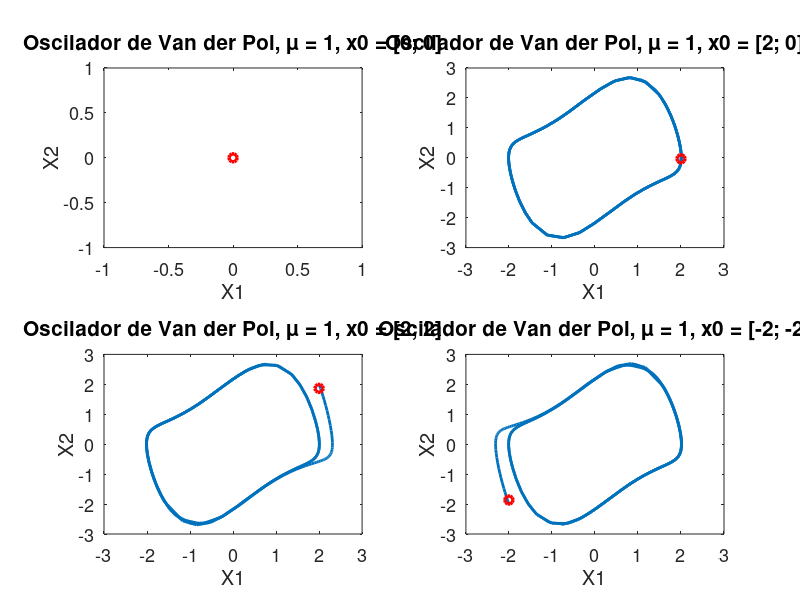

The MATLAB script that drew this image:

close all
clc
clear all

fs = 15;
fs1 = 13;
lw = 2.5;

tspan = [0, 20];
mu = 1;
ode = @(t,x) [x(2); mu*(1-x(1)^2)*x(2)-x(1)];
% suma = @(x1,x2) (x1 + x2);

x0 = [0; 0];

[~, x] = ode45(ode, tspan, x0);



%% Plot of the solution
subplot(2,2,1)
plot(x(:,1), x(:,2), 'Linewidth', 2), hold on, plot(x(1,1), x(2,2), 'or', 'Linewidth', lw)
set(gca,'fontsize', fs1)
xlabel('X1')
ylabel('X2')
title('Oscilador de Van der Pol, \mu = 1, x0 = [0; 0]', 'FontSize', fs)

x0 = [2; 0];
[~, x] = ode45(ode, tspan, x0);

subplot(2,2,2)
plot(x(:,1), x(:,2), 'Linewidth', 2), hold on, plot(x(1,1), x(2,2), 'or', 'Linewidth', lw)
set(gca,'fontsize', fs1)
xlabel('X1')
ylabel('X2')
title('Oscilador de Van der Pol, \mu = 1, x0 = [2; 0]', 'FontSize', fs)


x0 = [2; 2];
[~, x] = ode45(ode, tspan, x0);

subplot(2,2,3)
plot(x(:,1), x(:,2), 'Linewidth', 2), hold on, plot(x(1,1), x(2,2), 'or', 'Linewidth', lw)
set(gca,'fontsize', fs1)
xlabel('X1')
ylabel('X2')
title('Oscilador de Van der Pol, \mu = 1, x0 = [2; 2]', 'FontSize', fs)

x0 = [-2; -2];
[~, x] = ode45(ode, tspan, x0);

subplot(2,2,4)
plot(x(:,1), x(:,2), 'Linewidth', 2), hold on, plot(x(1,1), x(2,2), 'or', 'Linewidth', lw)
set(gca,'fontsize', fs1)
xlabel('X1')
ylabel('X2')
title('Oscilador de Van der Pol, \mu = 1, x0 = [-2; -2]', 'FontSize', fs)
